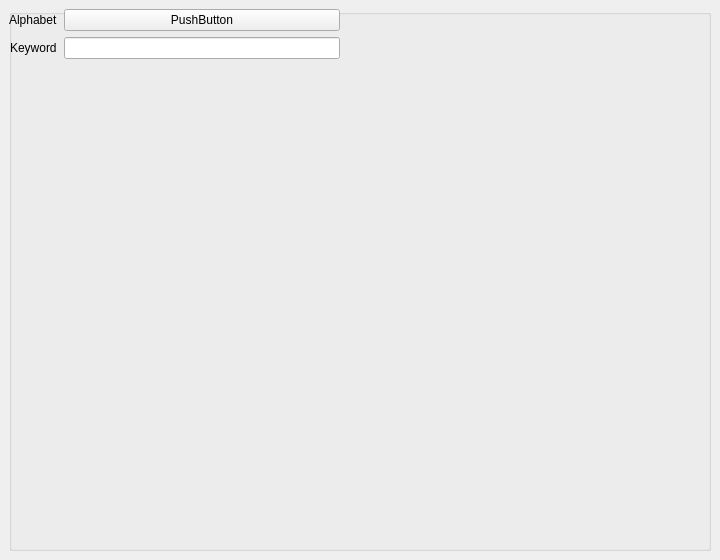
<?xml version="1.0" encoding="UTF-8"?>
<ui version="4.0">
 <class>MainWindow</class>
 <widget class="QMainWindow" name="MainWindow">
  <property name="geometry">
   <rect>
    <x>0</x>
    <y>0</y>
    <width>720</width>
    <height>560</height>
   </rect>
  </property>
  <property name="minimumSize">
   <size>
    <width>720</width>
    <height>560</height>
   </size>
  </property>
  <property name="windowTitle">
   <string>Playfair</string>
  </property>
  <widget class="QWidget" name="centralwidget">
   <layout class="QGridLayout" name="gridLayout">
    <item row="0" column="0">
     <widget class="QGroupBox" name="groupBox">
      <property name="title">
       <string/>
      </property>
      <property name="flat">
       <bool>true</bool>
      </property>
      <widget class="QWidget" name="formLayoutWidget">
       <property name="geometry">
        <rect>
         <x>0</x>
         <y>0</y>
         <width>331</width>
         <height>531</height>
        </rect>
       </property>
       <layout class="QFormLayout" name="formLayout">
        <property name="sizeConstraint">
         <enum>QLayout::SetMinAndMaxSize</enum>
        </property>
        <property name="labelAlignment">
         <set>Qt::AlignCenter</set>
        </property>
        <property name="horizontalSpacing">
         <number>-1</number>
        </property>
        <item row="0" column="0">
         <widget class="QLabel" name="label">
          <property name="text">
           <string>Alphabet</string>
          </property>
         </widget>
        </item>
        <item row="0" column="1">
         <widget class="QPushButton" name="pushButton">
          <property name="text">
           <string>PushButton</string>
          </property>
         </widget>
        </item>
        <item row="1" column="0">
         <widget class="QLabel" name="label_2">
          <property name="text">
           <string>Keyword</string>
          </property>
         </widget>
        </item>
        <item row="1" column="1">
         <widget class="QLineEdit" name="lineEdit"/>
        </item>
       </layout>
      </widget>
     </widget>
    </item>
   </layout>
  </widget>
 </widget>
 <resources/>
 <connections/>
</ui>
